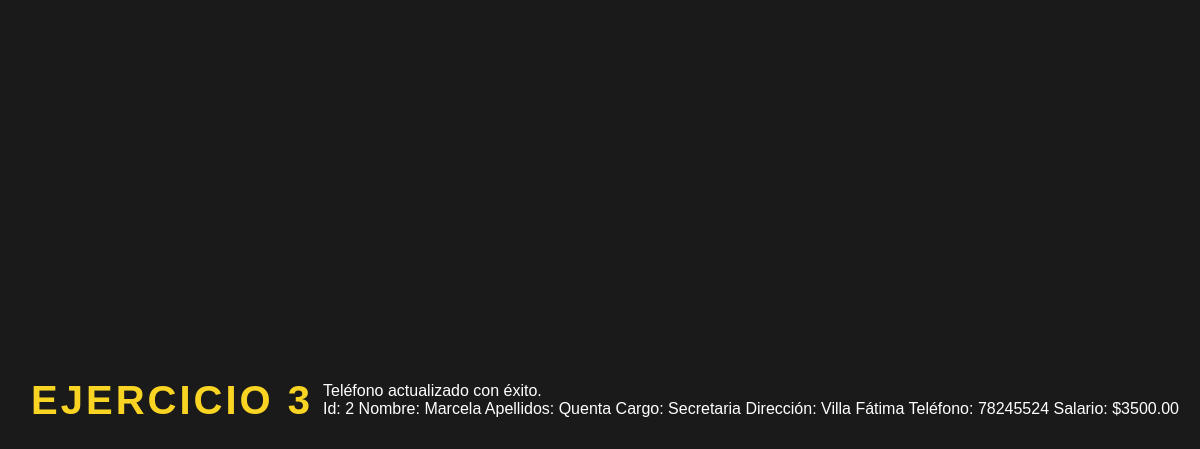
The page /Ejercicios/Ejercicio3.php on the database its author committed.
### tables this page shows
CREATE TABLE Empleado (
    Id INT AUTO_INCREMENT PRIMARY KEY,
    Nombre VARCHAR(255),
    Apellidos VARCHAR(255),
    Cargo VARCHAR(255),
    Dirección VARCHAR(255),
    Teléfono VARCHAR(20),
    Salario DECIMAL(10, 2)
);

### Ejercicios/Ejercicio3.php (the view, shortened to what this page needs)
<link rel="stylesheet" type="text/css" href="./styles.css">
<?php
require '../config.php';
$conn = new mysqli($db_host, $db_user, $db_pass, $db_name);
$query = "UPDATE Empleado SET Teléfono = '61222202' WHERE Id = 2";
if ($conn->query($query) === TRUE) {
    echo "<h1>Ejercicio 3</h1>";
    echo "Teléfono actualizado con éxito.<br>";
    $query = "SELECT * FROM Empleado WHERE Id = 2";
    $result = $conn->query($query);
    if ($result->num_rows > 0) {
        $row = $result->fetch_assoc();
        echo "Id: " . $row["Id"] . " Nombre: " . $row["Nombre"] . " Apellidos: " . $row["Apellidos"] . " Cargo: " . $row["Cargo"] . " Dirección: " . $row["Dirección"] . " Teléfono: " . $row["Teléfono"] . " Salario: $" . $row["Salario"] . "<br>";
    } else {
        echo "Empleado no encontrado.";
    }
} else {
    echo "Error al actualizar el teléfono: " . $conn->error;
}
?>

### Ejercicios/Styles.css (style rules this page uses)
h1 { color: #f9d423; font-size: 2.5rem; text-transform: uppercase; letter-spacing: 3px; padding: 10px; }

### rows shown on the page
empleado: Id "2", Nombre "Marcela", Apellidos "Quenta", Cargo "Secretaria", Dirección "Villa Fátima", Teléfono "78245524", Salario "3500.00"
